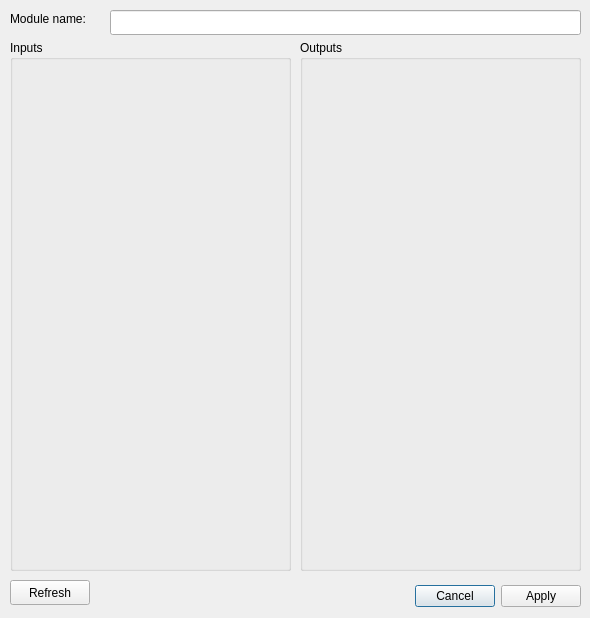
<?xml version="1.0" encoding="UTF-8"?>
<ui version="4.0">
 <class>MtbUniConfigWindow</class>
 <widget class="QDialog" name="MtbUniConfigWindow">
  <property name="geometry">
   <rect>
    <x>0</x>
    <y>0</y>
    <width>590</width>
    <height>618</height>
   </rect>
  </property>
  <property name="windowTitle">
   <string notr="true">Dialog</string>
  </property>
  <widget class="QDialogButtonBox" name="bb_main">
   <property name="geometry">
    <rect>
     <x>380</x>
     <y>580</y>
     <width>201</width>
     <height>32</height>
    </rect>
   </property>
   <property name="orientation">
    <enum>Qt::Horizontal</enum>
   </property>
   <property name="standardButtons">
    <set>QDialogButtonBox::Apply|QDialogButtonBox::Cancel</set>
   </property>
  </widget>
  <widget class="QLabel" name="label">
   <property name="geometry">
    <rect>
     <x>10</x>
     <y>10</y>
     <width>101</width>
     <height>17</height>
    </rect>
   </property>
   <property name="text">
    <string>Module name:</string>
   </property>
  </widget>
  <widget class="QLineEdit" name="le_name">
   <property name="geometry">
    <rect>
     <x>110</x>
     <y>10</y>
     <width>471</width>
     <height>25</height>
    </rect>
   </property>
   <property name="maxLength">
    <number>64</number>
   </property>
  </widget>
  <widget class="QGroupBox" name="gb_inputs">
   <property name="geometry">
    <rect>
     <x>10</x>
     <y>40</y>
     <width>281</width>
     <height>531</height>
    </rect>
   </property>
   <property name="sizePolicy">
    <sizepolicy hsizetype="Preferred" vsizetype="Preferred">
     <horstretch>0</horstretch>
     <verstretch>0</verstretch>
    </sizepolicy>
   </property>
   <property name="title">
    <string>Inputs</string>
   </property>
   <widget class="QWidget" name="gridLayoutWidget">
    <property name="geometry">
     <rect>
      <x>10</x>
      <y>30</y>
      <width>261</width>
      <height>491</height>
     </rect>
    </property>
    <layout class="QGridLayout" name="gl_inputs"/>
   </widget>
  </widget>
  <widget class="QGroupBox" name="gb_outputs">
   <property name="geometry">
    <rect>
     <x>300</x>
     <y>40</y>
     <width>281</width>
     <height>531</height>
    </rect>
   </property>
   <property name="title">
    <string>Outputs</string>
   </property>
   <widget class="QWidget" name="gridLayoutWidget_2">
    <property name="geometry">
     <rect>
      <x>10</x>
      <y>30</y>
      <width>261</width>
      <height>491</height>
     </rect>
    </property>
    <layout class="QGridLayout" name="gl_outputs"/>
   </widget>
  </widget>
  <widget class="QPushButton" name="b_refresh">
   <property name="geometry">
    <rect>
     <x>10</x>
     <y>580</y>
     <width>80</width>
     <height>25</height>
    </rect>
   </property>
   <property name="text">
    <string>Refresh</string>
   </property>
  </widget>
 </widget>
 <resources/>
 <connections>
  <connection>
   <sender>bb_main</sender>
   <signal>accepted()</signal>
   <receiver>MtbUniConfigWindow</receiver>
   <slot>accept()</slot>
   <hints>
    <hint type="sourcelabel">
     <x>248</x>
     <y>254</y>
    </hint>
    <hint type="destinationlabel">
     <x>157</x>
     <y>274</y>
    </hint>
   </hints>
  </connection>
  <connection>
   <sender>bb_main</sender>
   <signal>rejected()</signal>
   <receiver>MtbUniConfigWindow</receiver>
   <slot>reject()</slot>
   <hints>
    <hint type="sourcelabel">
     <x>316</x>
     <y>260</y>
    </hint>
    <hint type="destinationlabel">
     <x>286</x>
     <y>274</y>
    </hint>
   </hints>
  </connection>
 </connections>
</ui>
